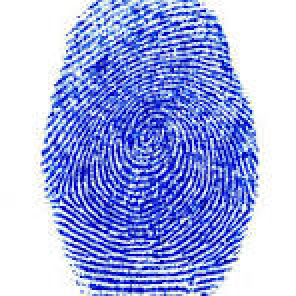
#> input picture data/good/sample.jpg, 148 x 148 px (shown 2 times larger)
$ python quality_assessment.py   (older library calls are emulated)
#> lines starting #> are read from the running program, lines starting #| are printed output that depends on the picture; after the words box and inside, x2 and y2 are one past the last pixel; in counts of white or black regions, pixels touching at a corner belong together
import cv2
import numpy as np
import os


def normalize(value, min_value, max_value):
    """
    Normalize a value between 0 and 1.
    """
    value = max(min_value, min(value, max_value))
    return (value - min_value) / (max_value - min_value)


# ==========================================================
# Load Image
# ==========================================================
def load_image(image_path):
    """
    Load an image from disk.
    """
#> called with image_path = 'data/good/sample.jpg'

    if not os.path.exists(image_path):
        raise FileNotFoundError(f"Image not found: {image_path}")

    image = cv2.imread(image_path)
#> image is the input picture: shape (148, 148, 3); mean B, G, R 229.9, 173.1, 162.1

    if image is None:
        raise ValueError("Unable to load image.")

    return image


# ==========================================================
# Blur Detection
# ==========================================================
def check_blur(image_bgr, threshold=10.0):
    """
    Detect image blur using Variance of Laplacian.
    """
#> called with threshold = 10

    gray = cv2.cvtColor(image_bgr, cv2.COLOR_BGR2GRAY)
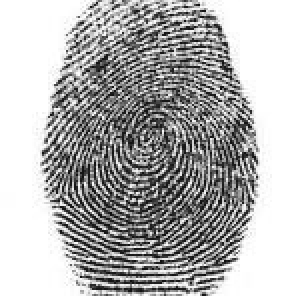
#> gray: shape (148, 148) (shown 2 times larger); min 9, max 255, mean 176.3

    laplacian = cv2.Laplacian(gray, cv2.CV_64F)
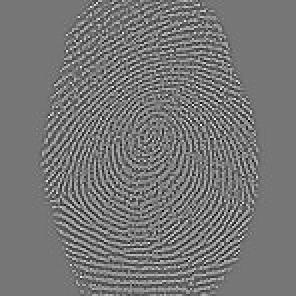
#> laplacian: shape (148, 148) float64 (shown 2 times larger); min -639, max 734, mean 0.1; drawn with min black and max white

    blur_score = laplacian.var()
#> blur_score = 31227.2

    return {
        "blur_score": round(float(blur_score), 2),
        "is_blurry": blur_score < threshold
    }

# ==========================================================
# Ridge Clarity
# ==========================================================
def check_ridge_clarity(image_bgr, roi_mask, threshold=100):
    """
    Estimate ridge clarity using a Gabor filter.
    """

    gray = cv2.cvtColor(image_bgr, cv2.COLOR_BGR2GRAY)

    # Only fingerprint region
    gray = cv2.bitwise_and(gray, gray, mask=roi_mask)

    kernel = cv2.getGaborKernel(
        (21, 21),      # Kernel size
        5.0,           # Sigma
        np.pi / 4,     # Orientation (45 degrees)
        10.0,          # Wavelength
        0.5,           # Aspect ratio
        0,
        ktype=cv2.CV_32F
    )

    filtered = cv2.filter2D(gray, cv2.CV_8UC3, kernel)

    ridge_score = filtered.var()

    return {
        "ridge_score": round(float(ridge_score), 2),
        "ridges_clear": ridge_score > threshold,
        "filtered": filtered
    }


def calculate_quality_score(
    blur_result,
    brightness_result,
    glare_result,
    roi_result,
    ridge_result
):
    """
    Calculate overall fingerprint quality score (0–100).
    """

    blur_score = normalize(blur_result["blur_score"], 10, 5000)

    brightness = brightness_result["brightness"]
    brightness_score = 1 - abs(brightness - 130) / 130
    brightness_score = max(0, min(brightness_score, 1))

    roi_score = min(roi_result["roi_fraction"] / 0.50, 1)

    glare_score = 1 - min(glare_result["glare_fraction"] / 0.05, 1)

    ridge_score = normalize(ridge_result["ridge_score"], 100, 5000)

    final_score = (
        0.25 * blur_score +
        0.20 * brightness_score +
        0.20 * roi_score +
        0.15 * glare_score +
        0.20 * ridge_score
    )

    return round(final_score * 100, 2)


# ==========================================================
# Quality Gate
# ==========================================================
def quality_gate(score):
    """
    Decide whether fingerprint passes quality check.
    """

    if score >= 80:
        return True, "Excellent Quality - Ready for Matching"

    elif score >= 60:
        return True, "Acceptable Quality - Proceed"

    else:
        return False, "Poor Quality - Please Recapture"


# ==========================================================
# Brightness Check
# ==========================================================
def check_brightness(
    image_bgr,
    dark_threshold=50,
    bright_threshold=210
):
    """
    Detect if image is too dark or too bright.
    """

    gray = cv2.cvtColor(image_bgr, cv2.COLOR_BGR2GRAY)

    brightness = np.mean(gray)

    return {
        "brightness": round(float(brightness), 2),
        "too_dark": brightness < dark_threshold,
        "too_bright": brightness > bright_threshold
    }


# ==========================================================
# ROI Detection
# ==========================================================
def check_roi_completeness(
    image_bgr,
    roi_threshold=0.15
):
    """
    Estimate fingerprint region.
    """

    gray = cv2.cvtColor(image_bgr, cv2.COLOR_BGR2GRAY)

    _, mask = cv2.threshold(
        gray,
        0,
        255,
        cv2.THRESH_BINARY + cv2.THRESH_OTSU
    )

    white_ratio = np.sum(mask == 255) / mask.size

    if white_ratio > 0.5:
        mask = cv2.bitwise_not(mask)

    finger_pixels = np.sum(mask == 255)

    total_pixels = mask.size

    roi_fraction = finger_pixels / total_pixels

    return {
        "roi_fraction": round(float(roi_fraction), 4),
        "roi_complete": roi_fraction >= roi_threshold,
        "mask": mask
    }


# ==========================================================
# Improved Glare Detection (ROI Based)
# ==========================================================
def check_glare(
    image_bgr,
    roi_mask,
    glare_threshold=240,
    max_glare_fraction=0.05
):
    """
    Detect glare only inside the fingerprint ROI.
    """

    gray = cv2.cvtColor(image_bgr, cv2.COLOR_BGR2GRAY)

    roi_pixels = gray[roi_mask == 255]

    if len(roi_pixels) == 0:
        return {
            "has_glare": True,
            "glare_fraction": 1.0
        }

    glare_pixels = np.sum(roi_pixels > glare_threshold)

    glare_fraction = glare_pixels / len(roi_pixels)

    return {
        "has_glare": glare_fraction > max_glare_fraction,
        "glare_fraction": round(float(glare_fraction), 4)
    }


# ==========================================================
# Main
# ==========================================================
if __name__ == "__main__":

    image_path = "data/good/sample.jpg"

    image = load_image(image_path)

    print("\n==========================================")
    print("   Fingerprint Quality Assessment System")
    print("==========================================")

    # -----------------------------------------
    # Blur
    # -----------------------------------------
    blur_result = check_blur(image)
#> blur_result = {'blur_score': 31227.2, 'is_blurry': False}

    print("\n[1] Blur Detection")
    print("-------------------------")
    print(f"Blur Score : {blur_result['blur_score']}")
#| Blur Score : 31227.15

    if blur_result["is_blurry"]:
        print("Status     : ❌ Image is Blurry")
    else:
        print("Status     : ✅ Image is Sharp")

    # -----------------------------------------
    # Brightness
    # -----------------------------------------
    brightness_result = check_brightness(image)
#> in check_brightness, `brightness = np.mean(gray)`: brightness = 176.3
#> brightness_result = {'brightness': 176.3, 'too_dark': False, 'too_bright': False}

    print("\n[2] Brightness Check")
    print("-------------------------")
    print(f"Brightness : {brightness_result['brightness']}")
#| Brightness : 176.3

    if brightness_result["too_dark"]:
        print("Status     : ❌ Too Dark")

    elif brightness_result["too_bright"]:
        print("Status     : ❌ Too Bright")

    else:
        print("Status     : ✅ Good Brightness")

    # -----------------------------------------
    # ROI
    # -----------------------------------------
    roi_result = check_roi_completeness(image)
#> in check_roi_completeness, `_, mask = cv2.threshold( gray, 0, 255, cv2.THRESH_BINARY + cv2.THRESH_..`:
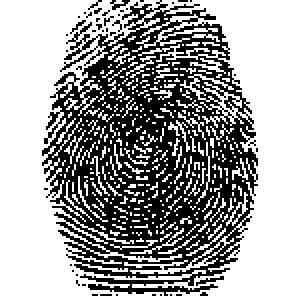
#> mask: shape (148, 148) (shown 2 times larger); 61.2% white; black in thin lines or dots, all inside (x1, y1, x2, y2) = (21, 0, 129, 148)
#> in check_roi_completeness, `white_ratio = np.sum(mask == 255) / mask.size`: white_ratio = 0.612
#> in check_roi_completeness, `finger_pixels = np.sum(mask == 255)`: finger_pixels = 8497
#> in check_roi_completeness, `roi_fraction = finger_pixels / total_pixels`: roi_fraction = 0.388
#> roi_result = 3 items

    print("\n[3] ROI Completeness")
    print("-------------------------")
    print(f"ROI Fraction : {roi_result['roi_fraction']}")
#| ROI Fraction : 0.3879

    if roi_result["roi_complete"]:
        print("Status       : ✅ Finger Properly Captured")
    else:
        print("Status       : ❌ Finger Occupies Too Little Area")

    # Save ROI mask
    os.makedirs("outputs", exist_ok=True)
    cv2.imwrite("outputs/roi_mask.png", roi_result["mask"])

    print("\nROI mask saved to outputs/roi_mask.png")

    # -----------------------------------------
    # Glare
    # -----------------------------------------
    glare_result = check_glare(
        image,
        roi_result["mask"]
    )
#> in check_glare, `roi_pixels = gray[roi_mask == 255]`: roi_pixels = 8497 values, max 159 at index 33, min 9 at index 3115, mean 83.26
#> in check_glare, `glare_pixels = np.sum(roi_pixels > glare_threshold)`: glare_pixels = 0
#> glare_result = {'has_glare': False, 'glare_fraction': 0}

    print("\n[4] Glare Detection")
    print("-------------------------")
    print(f"Glare Fraction : {glare_result['glare_fraction']}")
#| Glare Fraction : 0.0

    if glare_result["has_glare"]:
        print("Status          : ❌ Glare Detected")
    else:
        print("Status          : ✅ No Glare")

    print("\n==========================================")
    print("Current Progress : 4 / 5 Quality Metrics")
    print("==========================================")

    # -----------------------------------------
    # Ridge Clarity
    # -----------------------------------------
    ridge_result = check_ridge_clarity(
        image,
        roi_result["mask"]
    )
#> in check_ridge_clarity, `gray = cv2.bitwise_and(gray, gray, mask=roi_mask)`:
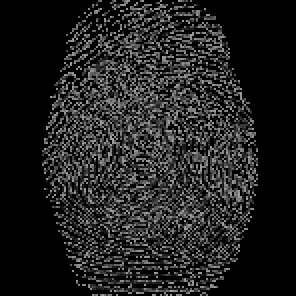
#> gray: shape (148, 148) (shown 2 times larger); min 0, max 159, mean 32.3
#> in check_ridge_clarity, `filtered = cv2.filter2D(gray, cv2.CV_8UC3, kernel)`:
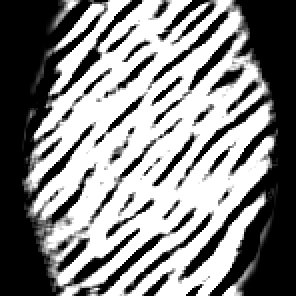
#> filtered: shape (148, 148) (shown 2 times larger); min 0, max 255, mean 132.5
#> in check_ridge_clarity, `ridge_score = filtered.var()`: ridge_score = 14100.9
#> ridge_result = 3 items

    print("\n[5] Ridge Clarity")
    print("-------------------------")
    print(f"Ridge Score : {ridge_result['ridge_score']}")
#| Ridge Score : 14100.89

    if ridge_result["ridges_clear"]:
        print("Status       : ✅ Clear Fingerprint Ridges")
    else:
        print("Status       : ❌ Poor Ridge Quality")

    cv2.imwrite(
        "outputs/gabor_output.png",
        ridge_result["filtered"]
    )

    quality_score = calculate_quality_score(
        blur_result,
        brightness_result,
        glare_result,
        roi_result,
        ridge_result
    )
#> in calculate_quality_score, `blur_score = normalize(blur_result["blur_score"], 10, 5000)`: blur_score = 1
#> in calculate_quality_score, `brightness = brightness_result["brightness"]`: brightness = 176.3
#> in calculate_quality_score, `brightness_score = 1 - abs(brightness - 130) / 130`: brightness_score = 0.644
#> in calculate_quality_score, `roi_score = min(roi_result["roi_fraction"] / 0.50, 1)`: roi_score = 0.776
#> in calculate_quality_score, `glare_score = 1 - min(glare_result["glare_fraction"] / 0.05, 1)`: glare_score = 1
#> in calculate_quality_score, `final_score = ( 0.25 * blur_score + 0.20 * brightness_score + 0.20 * r..`: final_score = 0.884
#> quality_score = 88.39

    passed, message = quality_gate(quality_score)
#> passed = True; message = 'Excellent Quality - Ready for Matching'

    print("\n==========================================")
    print(" Composite Quality Assessment")
    print("==========================================")
    print(f"Overall Score : {quality_score}/100")
#| Overall Score : 88.39/100

    if passed:
        print("Result        : ✅ PASS")
    else:
        print("Result        : ❌ FAIL")

    print(f"Message       : {message}")
#| Message       : Excellent Quality - Ready for Matching

$ run again, with data/good/finger1.png saved as data/good/sample.jpg
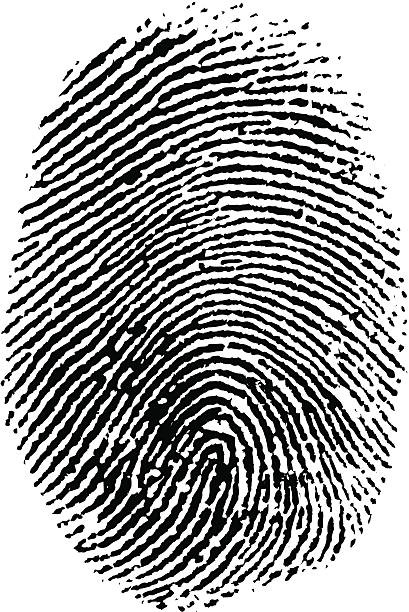
#> input picture data/good/finger1.png, 409 x 612 px
#> in load_image, image is the input picture: shape (612, 409, 3); mean B, G, R 160.1, 160.2, 160.1
#> in check_blur, `blur_score = laplacian.var()`: blur_score = 21465.2
#> blur_result = {'blur_score': 21465.2, 'is_blurry': False}
#| Blur Score : 21465.16
#> in check_brightness, `brightness = np.mean(gray)`: brightness = 160.2
#> brightness_result = {'brightness': 160.2, 'too_dark': False, 'too_bright': False}
#| Brightness : 160.15
#> in check_roi_completeness, `_, mask = cv2.threshold( gray, 0, 255, cv2.THRESH_BINARY + cv2.THRESH_..`:
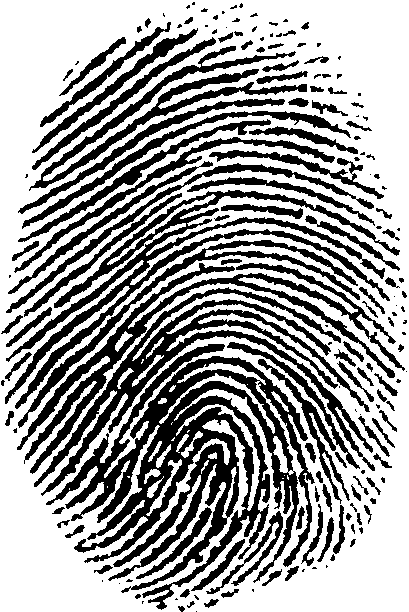
#> mask: shape (612, 409); 62.6% white; 179 black regions (67 under 20 px), largest, box (x1, y1, x2, y2) and area: (46, 344, 315, 610) 24307, (34, 287, 375, 496) 9936, (5, 190, 400, 409) 9820
#> white_ratio = 0.626
#> finger_pixels = 93673
#> roi_fraction = 0.374
#> roi_result = 3 items
#| ROI Fraction : 0.3742
#> glare_pixels = 0
#> glare_result = {'has_glare': False, 'glare_fraction': 0}
#| Glare Fraction : 0.0
#> in check_ridge_clarity, `filtered = cv2.filter2D(gray, cv2.CV_8UC3, kernel)`:
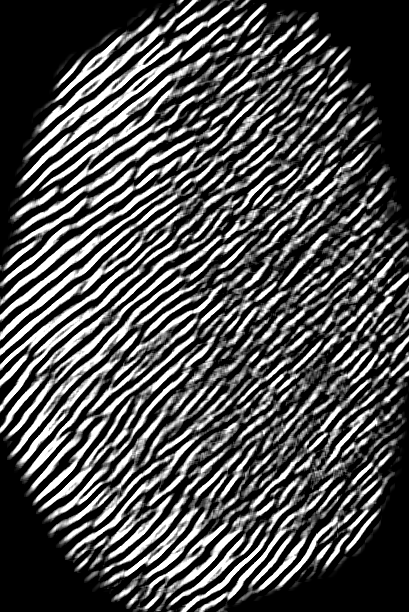
#> filtered: shape (612, 409); min 0, max 255, mean 77.8
#> in check_ridge_clarity, `ridge_score = filtered.var()`: ridge_score = 9593.3
#> ridge_result = 3 items
#| Ridge Score : 9593.27
#> in calculate_quality_score, `blur_score = normalize(blur_result["blur_score"], 10, 5000)`: blur_score = 1
#> in calculate_quality_score, `brightness = brightness_result["brightness"]`: brightness = 160.2
#> brightness_score = 0.768
#> roi_score = 0.748
#> glare_score = 1
#> final_score = 0.903
#> quality_score = 90.33
#> passed = True; message = 'Excellent Quality - Ready for Matching'
#| Overall Score : 90.33/100
#| Message       : Excellent Quality - Ready for Matching

$ run again, with data/good/finger2.png saved as data/good/sample.jpg
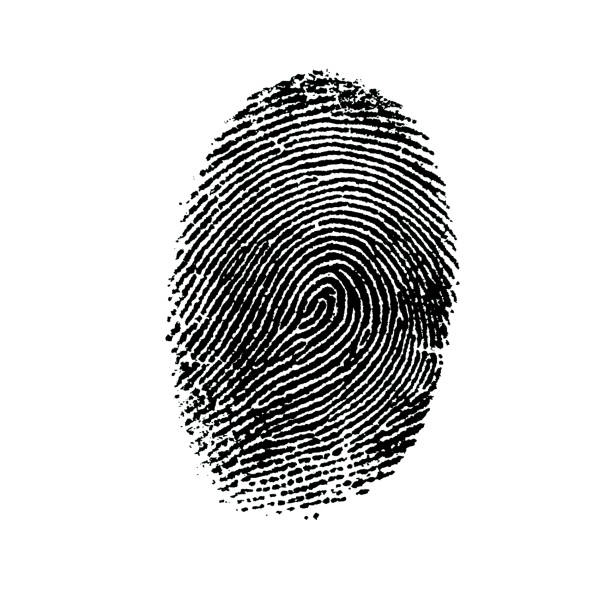
#> input picture data/good/finger2.png, 612 x 612 px
#> in load_image, image is the input picture: shape (612, 612, 3); mean B, G, R 212.8, 212.8, 212.7
#> in check_blur, `blur_score = laplacian.var()`: blur_score = 5490.8
#> blur_result = {'blur_score': 5490.8, 'is_blurry': False}
#| Blur Score : 5490.76
#> in check_brightness, `brightness = np.mean(gray)`: brightness = 212.8
#> brightness_result = {'brightness': 212.8, 'too_dark': False, 'too_bright': True}
#| Brightness : 212.76
#> in check_roi_completeness, `_, mask = cv2.threshold( gray, 0, 255, cv2.THRESH_BINARY + cv2.THRESH_..`:
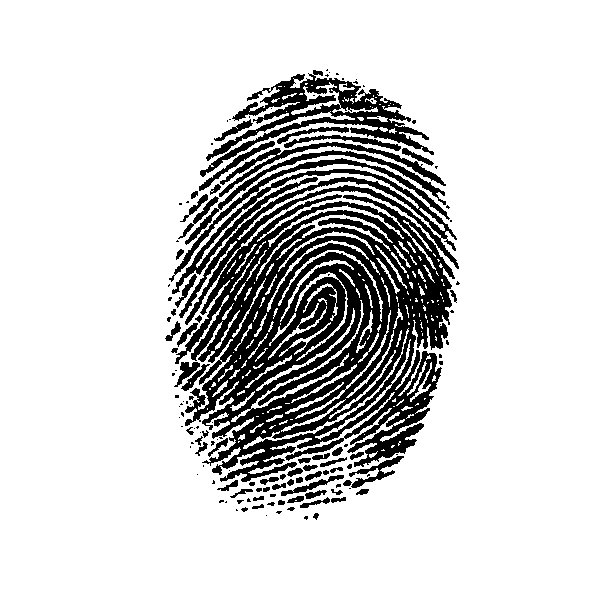
#> mask: shape (612, 612); 83.1% white; 137 black regions (72 under 20 px), largest, box (x1, y1, x2, y2) and area: (169, 158, 459, 482) 47976, (200, 70, 434, 177) 5905, (185, 150, 446, 245) 1527
#> white_ratio = 0.831
#> finger_pixels = 63340
#> roi_fraction = 0.169
#> roi_result = 3 items
#| ROI Fraction : 0.1691
#> glare_pixels = 0
#> glare_result = {'has_glare': False, 'glare_fraction': 0}
#| Glare Fraction : 0.0
#> in check_ridge_clarity, `filtered = cv2.filter2D(gray, cv2.CV_8UC3, kernel)`:
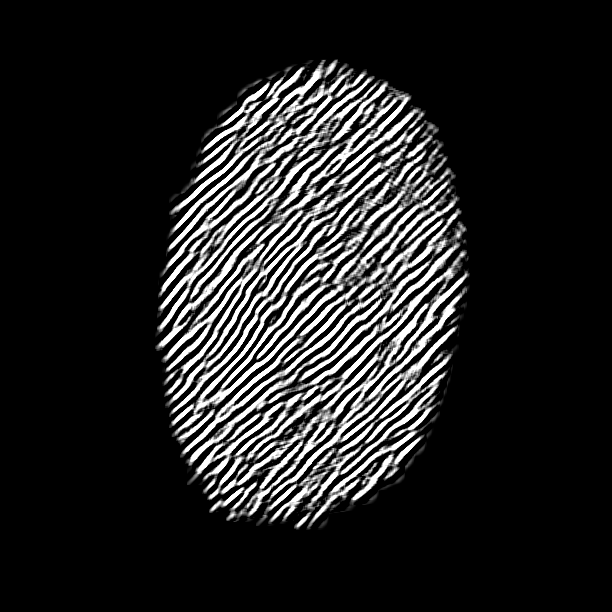
#> filtered: shape (612, 612); min 0, max 255, mean 34.7
#> in check_ridge_clarity, `ridge_score = filtered.var()`: ridge_score = 6353.6
#> ridge_result = 3 items
#| Ridge Score : 6353.62
#> in calculate_quality_score, `blur_score = normalize(blur_result["blur_score"], 10, 5000)`: blur_score = 1
#> in calculate_quality_score, `brightness = brightness_result["brightness"]`: brightness = 212.8
#> brightness_score = 0.363
#> roi_score = 0.338
#> glare_score = 1
#> final_score = 0.74
#> quality_score = 74.03
#> passed = True; message = 'Acceptable Quality - Proceed'
#| Overall Score : 74.03/100
#| Message       : Acceptable Quality - Proceed

$ run again, with data/good/finger3.png saved as data/good/sample.jpg
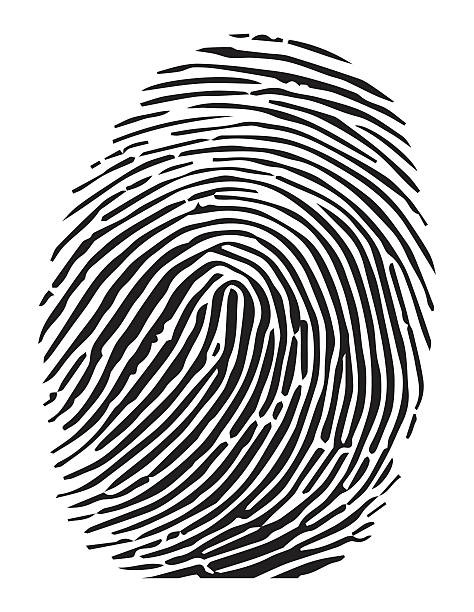
#> input picture data/good/finger3.png, 474 x 612 px
#> in load_image, image is the input picture: shape (612, 474, 3); mean B, G, R 188.2, 188, 188.3
#> in check_blur, `blur_score = laplacian.var()`: blur_score = 13052.3
#> blur_result = {'blur_score': 13052.3, 'is_blurry': False}
#| Blur Score : 13052.27
#> in check_brightness, `brightness = np.mean(gray)`: brightness = 188.1
#> brightness_result = {'brightness': 188.2, 'too_dark': False, 'too_bright': False}
#| Brightness : 188.15
#> in check_roi_completeness, `_, mask = cv2.threshold( gray, 0, 255, cv2.THRESH_BINARY + cv2.THRESH_..`:
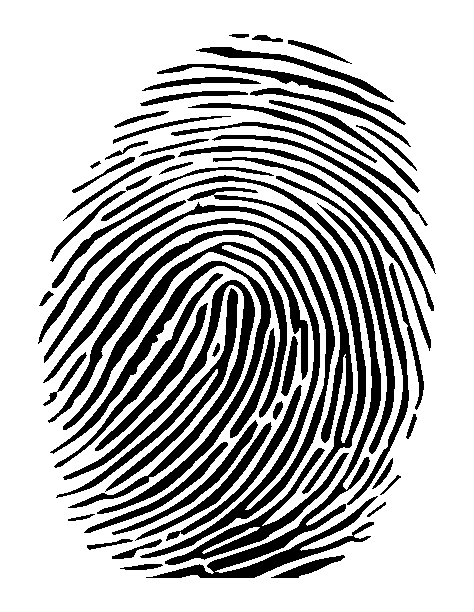
#> mask: shape (612, 474); 71.8% white; 59 black regions, largest, box (x1, y1, x2, y2) and area: (43, 218, 335, 558) 9870, (52, 175, 381, 578) 8185, (44, 187, 366, 494) 7211
#> white_ratio = 0.718
#> finger_pixels = 81782
#> roi_fraction = 0.282
#> roi_result = 3 items
#| ROI Fraction : 0.2819
#> glare_pixels = 0
#> glare_result = {'has_glare': False, 'glare_fraction': 0}
#| Glare Fraction : 0.0
#> in check_ridge_clarity, `filtered = cv2.filter2D(gray, cv2.CV_8UC3, kernel)`:
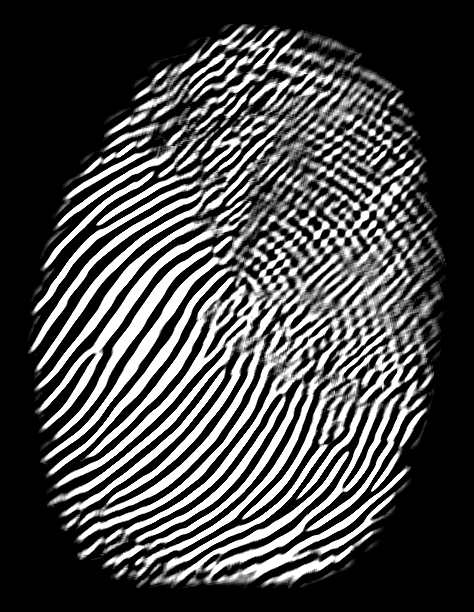
#> filtered: shape (612, 474); min 0, max 255, mean 73.3
#> in check_ridge_clarity, `ridge_score = filtered.var()`: ridge_score = 10716.8
#> ridge_result = 3 items
#| Ridge Score : 10716.75
#> in calculate_quality_score, `blur_score = normalize(blur_result["blur_score"], 10, 5000)`: blur_score = 1
#> in calculate_quality_score, `brightness = brightness_result["brightness"]`: brightness = 188.2
#> brightness_score = 0.553
#> roi_score = 0.564
#> glare_score = 1
#> final_score = 0.823
#> quality_score = 82.33
#> passed = True; message = 'Excellent Quality - Ready for Matching'
#| Overall Score : 82.33/100
#| Message       : Excellent Quality - Ready for Matching
